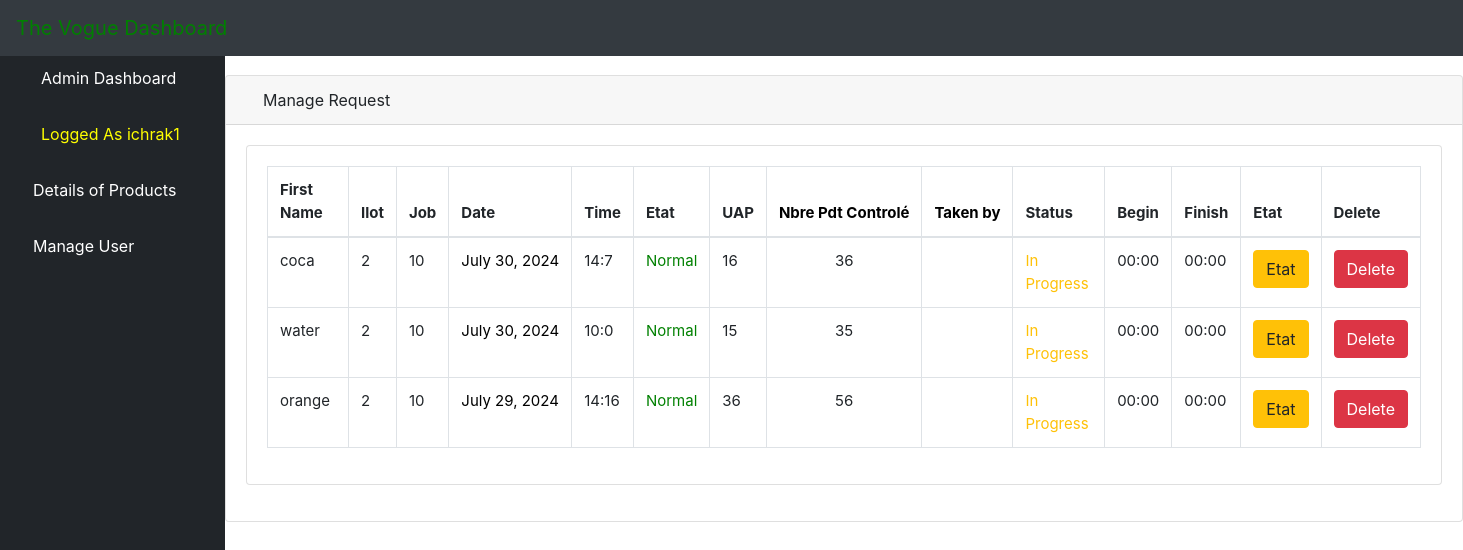
The page /ambook/ (signed in) on the database its author committed.
### bookstore/models.py (models this page shows, shortened)
class User(AbstractUser):
    is_admin = models.BooleanField(default=False)
    is_publisher = models.BooleanField(default=False)
    is_librarian = models.BooleanField(default=False)
    class Meta:
     swappable = 'AUTH_USER_MODEL'

class Book(models.Model):
    title = models.CharField(max_length=100)
    author = models.CharField(max_length=100)
    year = models.CharField(max_length=100)
    publisher = models.CharField(max_length=200)
    desc = models.CharField(max_length=1000)
    uploaded_by = models.CharField(max_length=100, null=True, blank=True)
    user_id = models.CharField(max_length=100, null=True, blank=True)
    date = models.DateField(max_length=12, default=datetime.date.today)
    time = models.CharField(max_length=12, default="00:00")
    status = models.BooleanField(default=False)
    controle = models.CharField(max_length=100 , default="")
    time1 = models.CharField(max_length=12, default="00:00")
    time2 = models.CharField(max_length=12, default="00:00")
    is_publisher = models.BooleanField(default=False)
    is_admin= models.BooleanField(default=False)
    urgent = models.CharField(max_length=100 , default="")
    Nands= models.CharField(max_length=100, default="")
    conforme = models.CharField(max_length=100 , default="")
    type = models.CharField(max_length=100 , default="None")
    fiche = models.CharField(max_length=100 , default="None")
    implutation = models.CharField(max_length=100 , default="None")
    UAP= models.CharField(max_length=100, default="")
    time_difference = models.CharField(max_length=100, default="")
    produit= models.CharField(max_length=100, default="")

### bookstore/views.py (the view)
# urls.py: path('ambook/', views.AManageBook.as_view(), name='ambook'),
class AManageBook(LoginRequiredMixin,ListView):
	model = Book
	template_name = 'dashboard/manage_books.html'
	context_object_name = 'books'
	paginate_by = 20
	def get_queryset(self):
		return Book.objects.order_by('-id')

### bookstore/templates/dashboard/manage_books.html (shortened to what this page needs)
{% extends 'dashboard/base.html' %}
{% load static %}
{% block body %}
<div class="container-fluid">
    <div class="row pt-4">
        <div class="col-sm-1 text-danger">
        </div>
        <div class="col-sm-15">
            <div class="card mb-3">
                <div class="card-header">
                    <i class="fas fa-table text-primary"></i> Manage Request
                </div>
                <div class="card-body">
                    <div class="card mb-3">
                        <div class="card-body">
                            <div class="table-responsive">
                                <table id="example" class="table table-bordered" style="font-size: 15px;" width="100%" cellspacing="0">
                                    <thead>
                                        <tr>
                                            <th>First Name</th>
                                            <th>Ilot</th>
                                            <th>Job</th>
                                            <th>Date</th>
                                            <th>Time</th>
                                            <th>Etat</th>
                                            <th>UAP</th>
                                            <th style="color: black; white-space: nowrap;">Nbre Pdt Controlé</th>
                                            <th style="color: black; white-space: nowrap;">Taken by</th>
                                            <th>Status</th>
                                            <th>Begin</th>
                                            <th>Finish</th>
                                            <th>Etat</th>
                                            <th>Delete</th>
                                        </tr>
                                    </thead>
                                    <tbody>
                                        {% if books %}
                                            {% for book in books %}
                                                <tr>
                                                    <td>{{ book.title }}</td>
                                                    <td>
                                                        {% if book.is_publisher == True %}
                                                            <p>1</p>
                                                        {% elif book.is_publisher == False %}
                                                            <p>2</p>
                                                        {% endif %}
                                                    </td>
                                                    <td>{{ book.year }}</td>
                                                    <td style="color: black; white-space: nowrap;">{{ book.date }}</td>
                                                    <td>{{ book.time }}</td>
                                                    <td>
                                                        {% if book.is_admin == True %}
                                                        <p style="color: red; white-space: nowrap;">urgent</p>
                                                        {% elif book.is_admin == False %}
                                                        <p style="color: green; white-space: nowrap;">Normal</p>
                                                        {% endif %}
                                                    </td>
                                                    <td>{{ book.UAP }}</td>
                                                    <td style="text-align: center;">{{ book.produit }}</td>
                                                    <td style="color: red; white-space: nowrap;">{{ book.urgent }}</td>
                                                    <td class="{% if book.status %}text-success{% else %}text-warning white-space: nowrap{% endif %}">
                                                        {{ book.status|yesno:"Completed,In Progress" }}
                                                    </td>
                                                        <td>{{ book.time2 }}</td>
                                                    <td>{{ book.time1 }}</td>
                                                    <td>
                                                        <a href="{% url 'ccnbook' book.pk %}"><button type="button" class="btn btn-warning"> Etat</button></a>
                                                    </td>
                                                    <td>
                                                        <a href="{% url 'adbook' book.pk %}" class="btn btn-danger">Delete</a>
                                                    </td>
                                                </tr>
                                            {% endfor %}
                                        {% endif %}
                                    </tbody>
                                </table>
                            </div>
                        </div>
                    </div>
                </div>
            </div>
        </div>
    </div>
</div>
{% endblock %}

### bookstore/templates/dashboard/base.html (shortened to what this page needs)
{% load static %}
<!DOCTYPE html>
<html lang="en">
<head>
    {% load static %}
    <link href="{% static 'vendor/fontawesome-free/css/all.min.css' %}" rel="stylesheet" type="text/css">
    <link rel="stylesheet" href="{% static 'assets/css/bootstrap.min.css' %}">
    <link rel="stylesheet" href="{% static 'assets/fonts/font-awesome-4.7.0/css/font-awesome.min.css' %}">
    <link href="{% static 'vendor/datatables/dataTables.bootstrap4.css' %}" rel="stylesheet">
    <link rel="stylesheet" type="text/css" href="{% static 'css/master.css' %}">
    <link href="{% static 'css/sb-admin.css' %}" rel="stylesheet">
    <link rel="stylesheet" href="https://cdn.datatables.net/2.0.8/css/dataTables.dataTables.css">
    <link rel="stylesheet" href="https://cdn.datatables.net/buttons/3.0.2/css/buttons.dataTables.css">
</head>
<body id="page-top">
<nav class="navbar navbar-expand navbar-dark bg-dark fixed-top">
    <a class="navbar-brand mr-1" href="" style="color: green;">The Vogue Dashboard</a>
    <button class="btn btn-link btn-sm text-white order-1 order-sm-0" id="sidebarToggle" href="#">
        <i class="fas fa-bars"></i>
    </button>
    <ul class="navbar-nav ml-auto ml-md-0">
        <li class="nav-item dropdown no-arrow">
            <a class="nav-link dropdown-toggle" href="#" id="userDropdown" role="button" data-toggle="dropdown" aria-haspopup="true" aria-expanded="false">
                <i class="fas fa-user-circle fa-fw text-primary"></i>
            </a>
        </li>
    </ul>
</nav>
<div id="wrapper" style="padding-top: 50px">
<ul class="sidebar navbar-nav">
    <li class="nav-item active">
        <a class="nav-link" href="{% url 'dashboard' %}">
            <i class="fas fa-fw fa-tachometer-alt"></i>
            <span>Admin Dashboard</span>
        </a>
    </li>
    <li class="nav-item active">
        <a class="nav-link" href="">
            <i class="fas fa-user-circle fa-fw text-warning"></i>
            <span style="color: yellow">Logged As {{ user.username }}</span>
        </a>
    </li>
    <li class="nav-item">
        <a class="nav-link" href="{% url 'adrequest' %}">
            <i class="fas fa-book text-primary"></i>
            <span style="color: white">Details of Products</span>
        </a>
    </li>
    <li class="nav-item">
        <a class="nav-link" href="{% url 'aluser' %}">
            <i class="fas fa-user text-primary"></i>
            <span style="color: white">Manage User</span>
        </a>
    </li>
</ul>
    {% block body %}{% endblock %}
</div>

### static/css/master.css (style rules this page uses)
html { scroll-behavior: smooth; }
li { list-style-type: none; }

### bookstore/templates/dashboard/base.html (style rules this page uses)
body { display: flex; flex-direction: column; min-height: 100vh; }

### rows shown on the page
User: username "ichrak1"
Book: title "coca", is_publisher "2", year "10", date "July 30, 2024", time "14:7", is_admin "Normal", UAP "16", produit "36", status "In Progress", time2 "00:00", time1 "00:00"
Book: title "water", is_publisher "2", year "10", date "July 30, 2024", time "10:0", is_admin "Normal", UAP "15", produit "35", status "In Progress", time2 "00:00", time1 "00:00"
Book: title "orange", is_publisher "2", year "10", date "July 29, 2024", time "14:16", is_admin "Normal", UAP "36", produit "56", status "In Progress", time2 "00:00", time1 "00:00"
